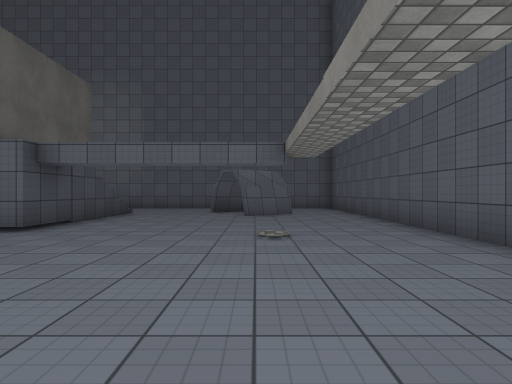
view 1 (above)

23 first-person views from a walk through a Unity game level. The camera is 1.3 m above the floor, looks level and sees 75° across. The floor is counted in squares, 2 m on a side. Each view is taken from the middle of a square. On the plan, view 1 faces up. The plan holds only what a view shows up to about 10 squares ahead; the rest is blank. Some surface patterns are stand-ins.

view 2
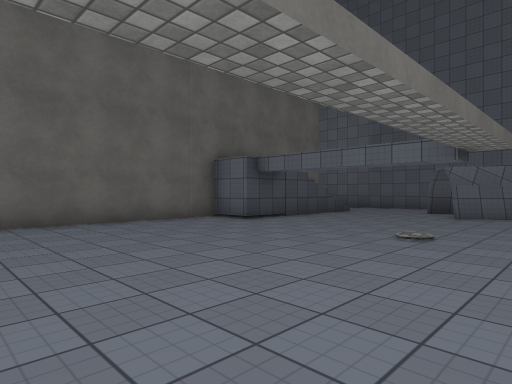

view 3
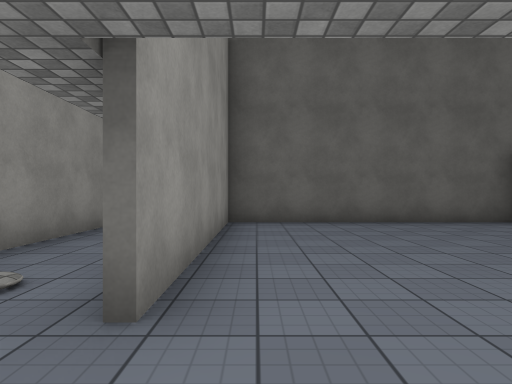

view 4
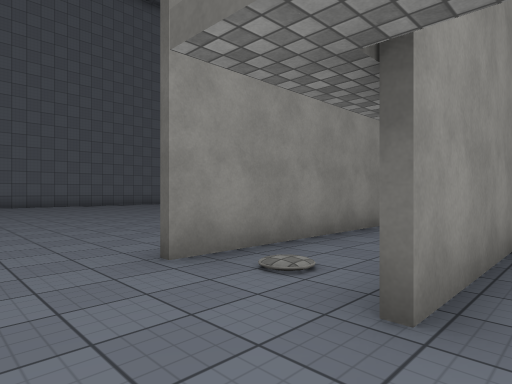

view 5
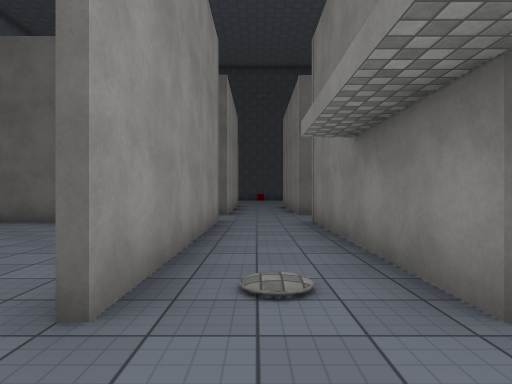

view 6
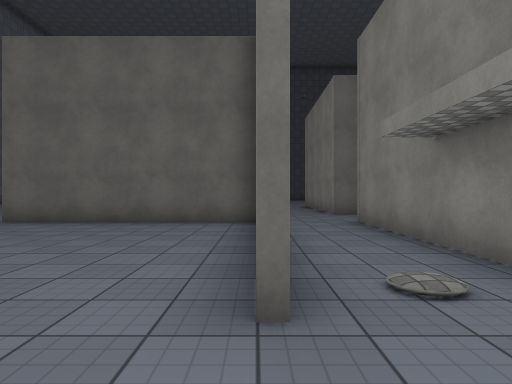

view 7
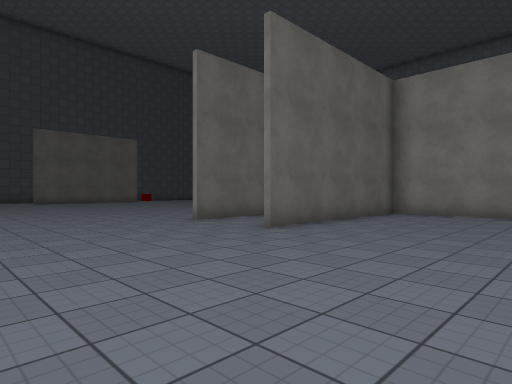

view 8
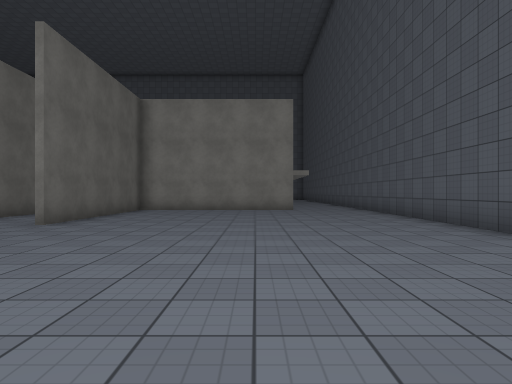

view 9
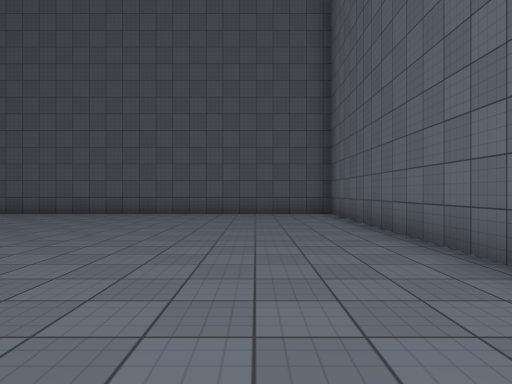

view 10
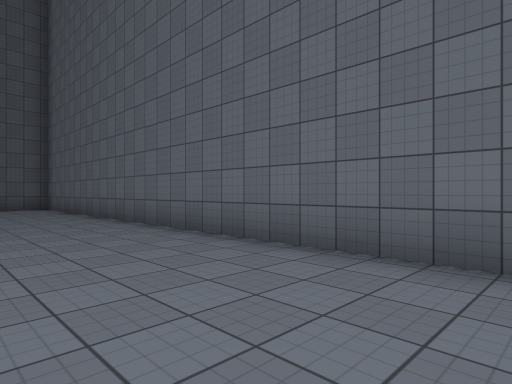

view 11
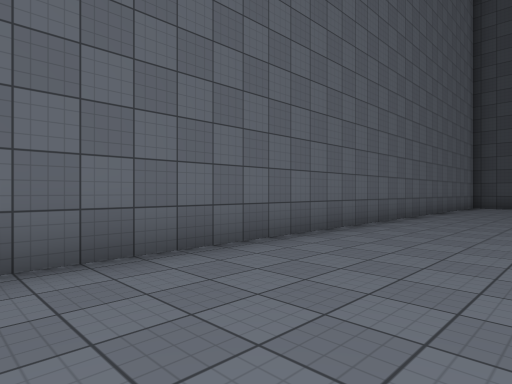

view 12
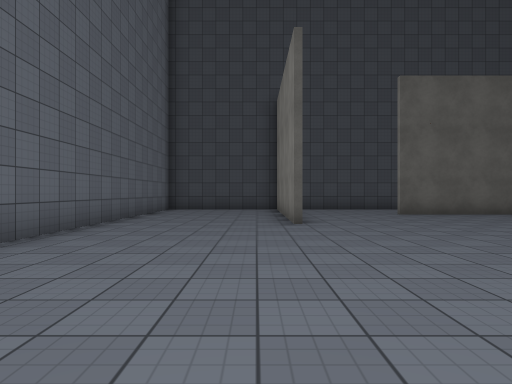

view 13
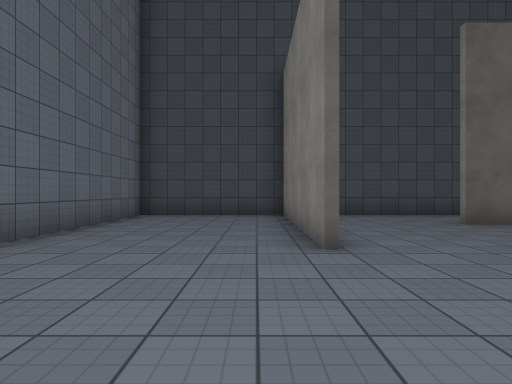

view 14
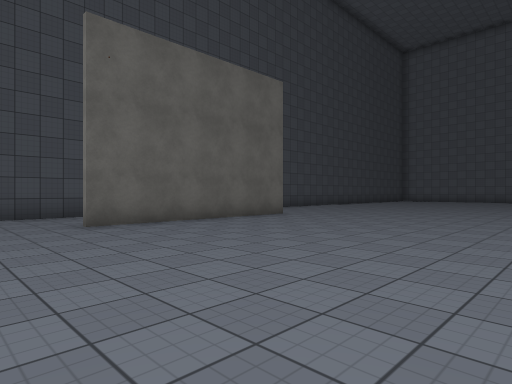

view 15
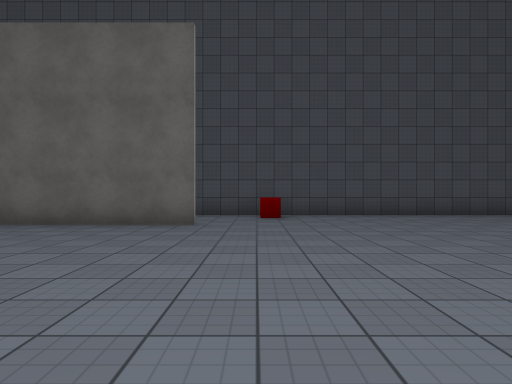

view 16
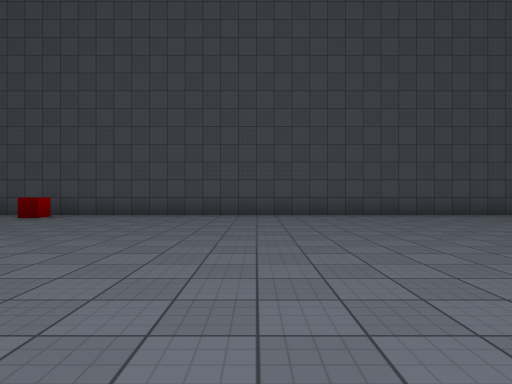

view 17
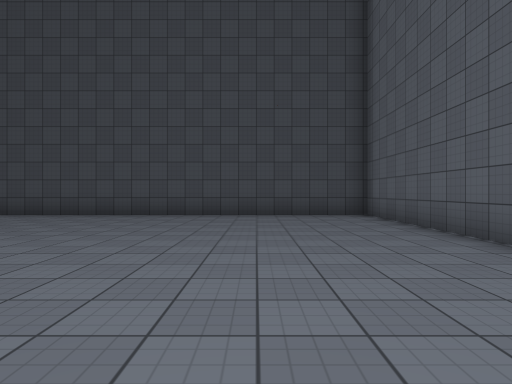

view 18
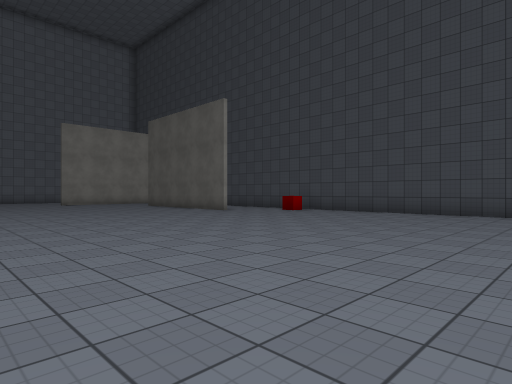

view 19
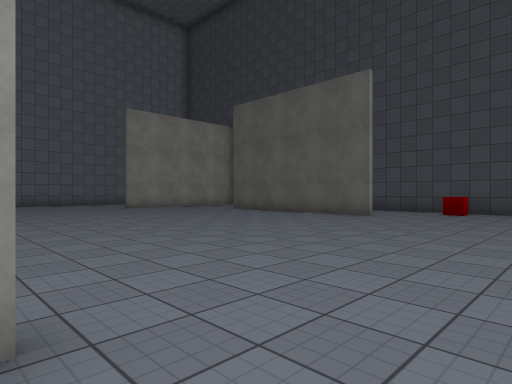

view 20
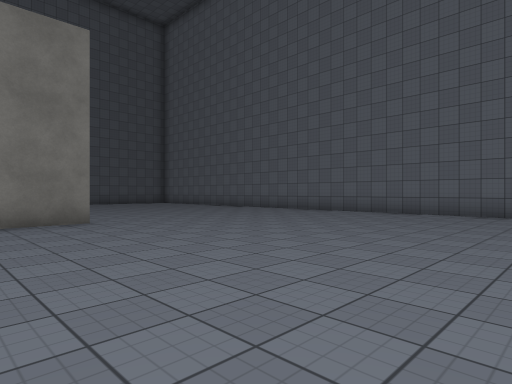

view 21
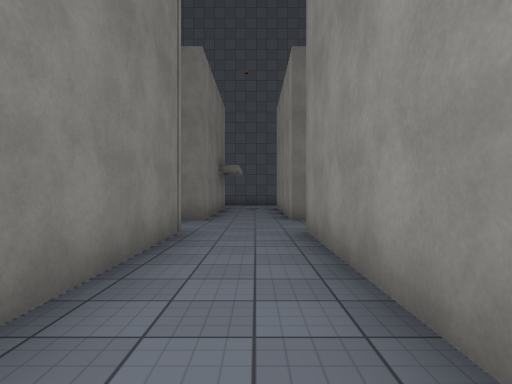

view 22
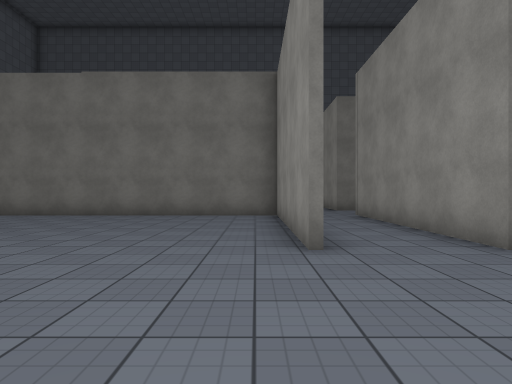

view 23
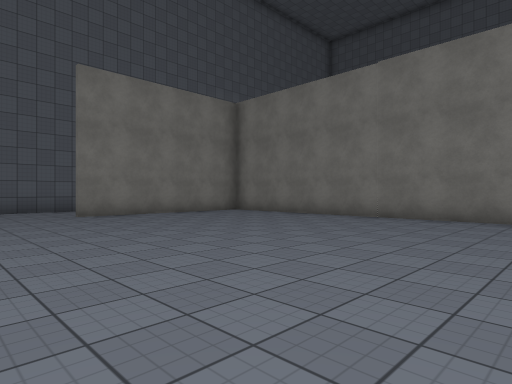

### Floor plan
Points are (right, up) in squares from view 1. A wall is a line through its corners. A room is listed if a view was taken in it or the views show most of it. See-through windows are left out.
Room 1 (views 1, 2, 3, 4, 5, 6, 7, 8, 9, 10, 11, 12, 13, 14, 15, 16, 17, 18, 19, 20, 21, 22, 23)
walls: (-13.4, -2.8) (-7.5, -2.8); (-13.4, -0.6) (-8, -0.6); (-7.7, -0.6) (-7.7, 7.1); (-7.5, 0) (-7.5, -0.8) (-11.5, -0.8); (-7.5, -5.1) (-7.5, -8.5); (-5.3, -3.2) (-5.3, -2.8) (0.4, -2.8); (-7.7, -8.5) (-7.7, -6.9); (-2.2, -3) (-5.2, -3) (-5.2, -8.5); (-21.6, -3.1) (-21.6, -8.9); (0.4, -0.8) (-5.3, -0.8) (-5.3, -0.2); (-5.2, 8.4) (-5.2, -0.6) (0.4, -0.6); (-11.1, 10.3) (-13.2, 10.3); (-18.8, -12.2) (-24.4, -12.2) (-24.4, -16.2) (3, -16.2) (3, -5); (-24.4, -7.2) (-24.4, -10.8); (3, 3.9) (3, 10); (-0.8, 11) (-1.4, 10.5); (1.1, 10.1) (-0.3, 9.1); (-23.9, 13.1) (-24.4, 13.1) (-24.4, -3.8)
objects: red cube (-23, -2)

Where each view was taken, in squares from view 1:
view 1: 0 up, 0 right, facing up
view 2: 0 up, 2 right, facing up-left
view 3: 0 up, 2 right, facing left
view 4: 0 up, 2 right, facing down-left
view 5: 2 down, 2 right, facing left
view 6: 3 down, 2 right, facing left
view 7: 13 down, 1 left, facing up-left
view 8: 15 down, 1 left, facing up
view 9: 14 down, 7 left, facing right
view 10: 13 down, 11 left, facing down-right
view 11: 13 down, 9 left, facing down-left
view 12: 13 down, 12 left, facing left
view 13: 13 down, 15 left, facing left
view 14: 11 down, 15 left, facing up-left
view 15: 2 down, 15 left, facing left
view 16: 4 up, 15 left, facing left
view 17: 10 up, 15 left, facing left
view 18: 6 up, 14 left, facing down-left
view 19: 1 up, 13 left, facing down-left
view 20: 6 down, 15 left, facing down-right
view 21: 2 down, 13 left, facing right
view 22: 0 up, 17 left, facing right
view 23: 1 up, 16 left, facing up-right
